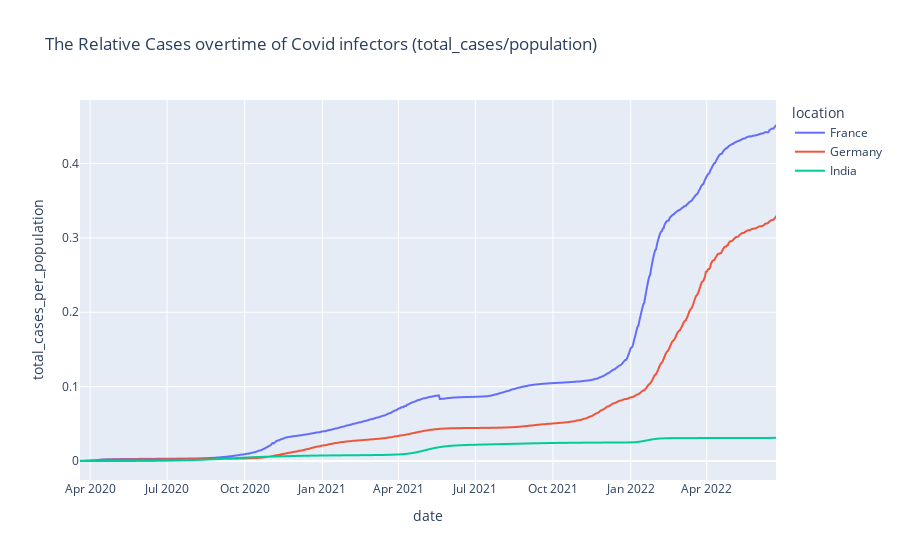

Here is the notebook cell this chart was saved with:
### Markdown cell above
# Task 1
*  The Relative Cases overtime of Covid infectors (total_cases/population) for 3 countries

### Code cell
df_my_list['total_cases_per_population']=df_my_list['total_cases']/df_my_list['population']
fig = px.line(df_my_list, x="date", y= "total_cases_per_population",color="location", title= " The Relative Cases overtime of Covid infectors (total_cases/population) ")
#fig = px.line(df_my_list, x="date", y= "total_cases",color="location", title= "Covid Cases")
fig.update_xaxes(range=["2020-03-20","2022-06-22"])
fig.show()

### Figure 1 — Plotly figure (JSON) as saved in the notebook; plotly's stock layout.template omitted (floating-point values rounded to 4 significant figures; data arrays with more than 128 entries replaced by an {"elided": "..."} marker saying what was removed)
{"data": [{"hovertemplate": "location=France<br>date=%{x}<br>total_cases_per_population=%{y}<extra></extra>", "legendgroup": "France", "line": {"color": "#636efa", "dash": "solid"}, "marker": {"symbol": "circle"}, "mode": "lines", "name": "France", "showlegend": true, "type": "scattergl", "x": {"elided": "888 str values"}, "xaxis": "x", "y": {"elided": "888 float values"}, "yaxis": "y"}, {"hovertemplate": "location=Germany<br>date=%{x}<br>total_cases_per_population=%{y}<extra></extra>", "legendgroup": "Germany", "line": {"color": "#EF553B", "dash": "solid"}, "marker": {"symbol": "circle"}, "mode": "lines", "name": "Germany", "showlegend": true, "type": "scattergl", "x": {"elided": "885 str values"}, "xaxis": "x", "y": {"elided": "885 float values"}, "yaxis": "y"}, {"hovertemplate": "location=India<br>date=%{x}<br>total_cases_per_population=%{y}<extra></extra>", "legendgroup": "India", "line": {"color": "#00cc96", "dash": "solid"}, "marker": {"symbol": "circle"}, "mode": "lines", "name": "India", "showlegend": true, "type": "scattergl", "x": {"elided": "882 str values"}, "xaxis": "x", "y": {"elided": "882 float values"}, "yaxis": "y"}], "layout": {"legend": {"title": {"text": "location"}, "tracegroupgap": 0}, "title": {"text": " The Relative Cases overtime of Covid infectors (total_cases/population) "}, "xaxis": {"anchor": "y", "domain": [0, 1], "range": ["2020-03-20", "2022-06-22"], "title": {"text": "date"}}, "yaxis": {"anchor": "x", "domain": [0, 1], "title": {"text": "total_cases_per_population"}}}}
